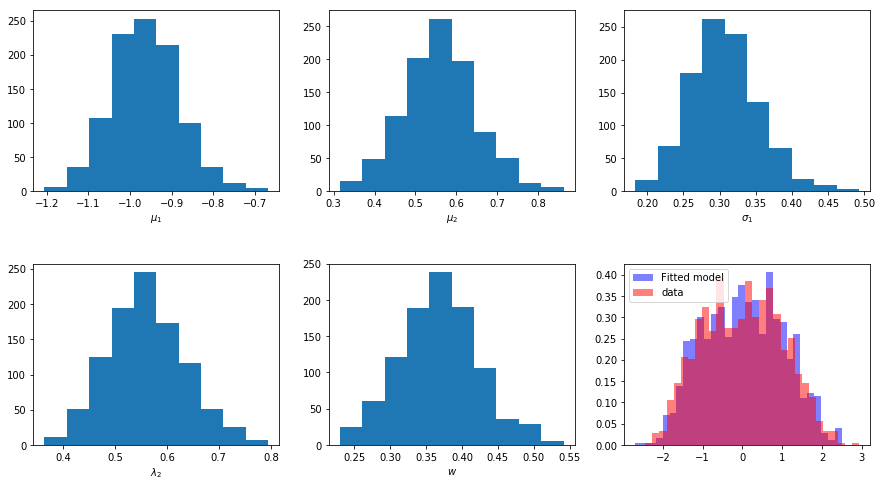

The script that saved this image:
#!/usr/bin/env python3
# -*- coding: utf-8 -*-
"""
Created on Sat Apr 14 19:50:36 2018

@author: xinjie
"""
import os
os.chdir(r'/home/xinjie/Dropbox/courses/2018_Spring/STAT_MODEL/sds383d/code/ex5/')
from sklearn import preprocessing
import pandas as pd
import numpy as np
from numpy.linalg import inv, det, norm
import matplotlib.pyplot as plt
from scipy.optimize import minimize
df = pd.read_csv(r'/home/xinjie/Dropbox/courses/2018_Spring/STAT_MODEL/sds383d/code/ex5/restaurants.csv')

def gibbs(x, n):
    burnin = 1000
    w_samples = 0.5 * np.ones(n + burnin)
    mu1_samples = np.zeros(n + burnin)
    mu2_samples = np.zeros(n + burnin)
    lambda_samples1 = np.ones(n + burnin)
    lambda_samples2 = np.ones(n + burnin)
    x_samples = np.ones(n + burnin)
    d = np.zeros(len(x))
    for i in range(1, n + burnin):
        prob1 = w_samples[i-1] * np.array(list(map(lambda r: normpdf(r, mu1_samples[i-1], 1 / lambda_samples1[i-1]), x)))
        prob2 = (1 - w_samples[i-1]) *np.array(list(map(lambda r: normpdf(r, mu2_samples[i-1], 1 / lambda_samples2[i-1]), x)))
        d = np.random.binomial(1, prob2/(prob1 + prob2)) + 1
        index1 = d == 1
        index2 = d == 2
        n1 = sum(index1)
        n2 = sum(index2)
        w_samples[i] = np.random.beta(1 + n1, 1 + n2)
        lambda_samples1[i] = np.random.gamma(1 + n1/2, 1 / (1 + (sum(np.power(x[index1] - mu1_samples[i-1],2)) )/2))
        lambda_samples2[i] = np.random.gamma(1 + n2/2, 1 / (1 + (sum(np.power(x[index2] - mu2_samples[i-1],2)) )/2))
        mu1_samples[i] = np.random.normal(sum(x[index1])/(1/(100*lambda_samples1[i]) + n1), np.sqrt(1/(1/100 + n1 * lambda_samples1[i])))
        mu2_samples[i] = np.random.normal(sum(x[index2])/(1/(100*lambda_samples2[i]) + n2), np.sqrt(1/(1/100 + n2 * lambda_samples2[i])))
        tmp = np.random.binomial(1, w_samples[i])
        x_samples[i] = tmp * np.random.normal(mu1_samples[i], np.sqrt(1/lambda_samples1[i])) + (1 - tmp) * np.random.normal(mu2_samples[i], np.sqrt(1/lambda_samples2[i]))
    return w_samples[burnin: ], mu1_samples[burnin: ], mu2_samples[burnin: ],lambda_samples1[burnin: ], lambda_samples2[burnin: ], d, x_samples[burnin:, ]
def normpdf(x, mu, sigma2):
    return np.exp(-(x-mu)**2/(2*sigma2))/np.sqrt(2*np.pi*sigma2)
data = df.values[:, 1:]
data[:,0] = preprocessing.scale(data[:,0])
y = data[:, 0]
w_samples, mu1_samples, mu2_samples, lambda_samples1,lambda_samples2, d, x_samples = gibbs(y, 1000)
d = d - 1
np.sum(data[:, 1]==(d))
np.sum(np.logical_and(data[:, 1]==0, d==0))
np.sum(np.logical_and(data[:, 1]==0, d==1))
np.sum(np.logical_and(data[:, 1]==1, d==0))
np.sum(np.logical_and(data[:, 1]==1, d==1))

plt.figure(figsize=(15,8))
plt.subplots_adjust(hspace=0.4)
plt.subplot(2,3,1)
plt.hist(mu1_samples)
plt.xlabel('$\mu_1$')
plt.subplot(2,3,2)
plt.hist(mu2_samples)
plt.xlabel('$\mu_2$')
plt.subplot(2,3,3)
plt.hist(1/lambda_samples1)
plt.xlabel('$\sigma_1$')
plt.subplot(2,3,4)
plt.hist(1/lambda_samples2)
plt.xlabel('$\lambda_2$')
plt.subplot(2,3,5)
plt.hist(w_samples)
plt.xlabel('$w$')
plt.subplot(2,3,6)
plt.hist(x_samples, bins = 30,ls='dashed', alpha = 0.5, lw=3, color="b", normed =1)
plt.hist(y, bins =30, ls='dotted', alpha = 0.5, lw=3, color="r", normed = 1)
plt.legend(['Fitted model','data'])
plt.savefig(r'5.png')

